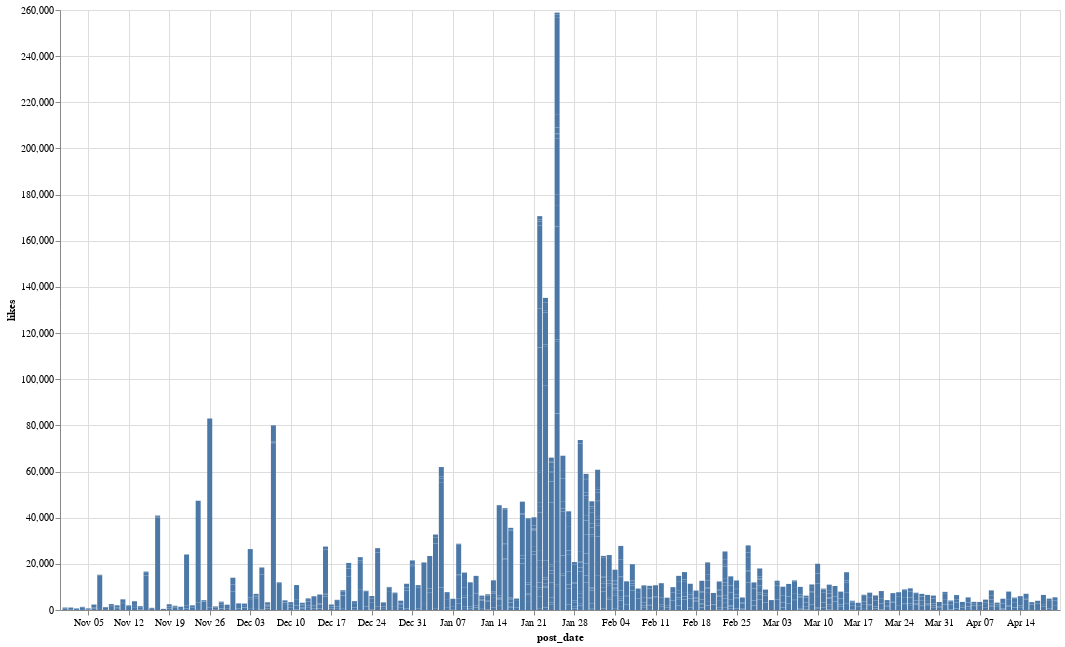

Write notebook code for a chart like this one.
### Code cell
alt.Chart(posts2).mark_bar().encode(
    x=alt.X(field='post_date', type='temporal'),
    y=alt.Y(field='likes', type='quantitative')
).properties(width=1000, height=600)

### Figure 1 — Vega-Lite specification as saved in the notebook (floating-point values rounded to 4 significant figures; data arrays with more than 128 entries replaced by an {"elided": "..."} marker saying what was removed)
{"config": {"view": {"continuousWidth": 300, "continuousHeight": 300}}, "data": {"name": "data-4922d7b84323fa4595b0c82c4f0aec21"}, "mark": {"type": "bar"}, "encoding": {"x": {"field": "post_date", "type": "temporal"}, "y": {"field": "likes", "type": "quantitative"}}, "height": 600, "width": 1000, "$schema": "https://vega.github.io/schema/vega-lite/v5.17.0.json", "datasets": {"data-4922d7b84323fa4595b0c82c4f0aec21": {"elided": "933 records"}}}
